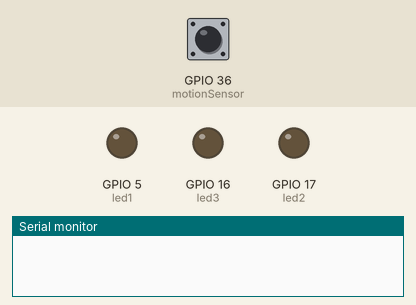
Recording of a sketch running on a simulated ESP32. Parts: output pins drawn as LEDs (lit = HIGH), the last lines printed to the serial monitor. The inputs (shaded band) are chosen by the test bench; at power-on: GPIO 36 (motionSensor) HIGH.

Above: at 1.2 s.
1.3 s: GPIO 36 (motionSensor) pulsed LOW 5 times (0.12 s each, 0.3 s apart)
At 1.57 s:
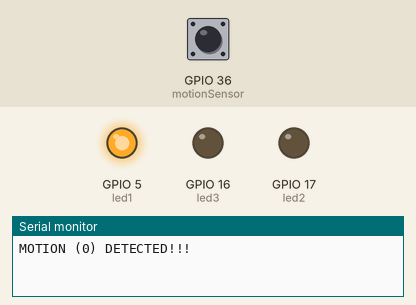
At 3.0 s:
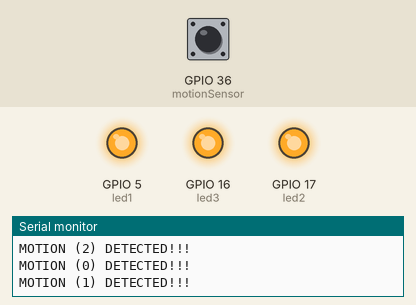
Timing chart, 0 to 23.8 s (numbered marks = the images above; inputs shaded):
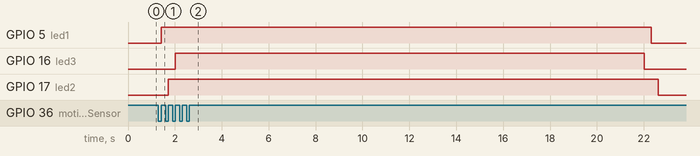

Measured:
- after the input at 1.3 s, GPIO 5 (led1): LOW → HIGH after 0.12 s, → LOW 20.9 s later; GPIO 16 (led3): LOW → HIGH after 0.72 s, → LOW 20.0 s later; GPIO 17 (led2): LOW → HIGH after 0.42 s, → LOW 20.9 s later

The sketch:

week5_C.ino
```cpp
#define timeSeconds 20

const int led1=5;
const int led2=17;
const int led3=16;
const int motionSensor=36;

unsigned long now=millis();
unsigned long lastTrigger[]={0, 0, 0};
boolean startTimer[]= {false, false, false};
boolean flag[] = {false, false, false};
int i = 0;
int a[] = {5, 17, 16};

void IRAM_ATTR detectsMovement() {
  flag[i]=true;
  digitalWrite(a[i], HIGH);
  startTimer[i]=true;
  lastTrigger[i]=millis();
}
void setup() {
  Serial.begin(115200);
  pinMode(motionSensor, INPUT_PULLUP);
  attachInterrupt(digitalPinToInterrupt(motionSensor), detectsMovement, RISING);
  pinMode(led1, OUTPUT);
  digitalWrite(led1, LOW);
  pinMode(led2, OUTPUT);
  digitalWrite(led2, LOW);
  pinMode(led3, OUTPUT);
  digitalWrite(led3, LOW);
  // put your setup code here, to run once:

}

void loop() {
  now=millis();
  if (flag[i]) {
    Serial.println("MOTION (" + String(i) + ") DETECTED!!!");
    flag[i]=false;
    i=(i+1)%3;
  }
  for (int j = 0; j < 3; j++) {
    if (startTimer[j] && (now - lastTrigger[j] > (timeSeconds * 1000))) {
      Serial.println("Motion (" + String(j) + ") stopped...");
      digitalWrite(a[j], LOW);
      startTimer[j]=false;

    }
  }
  // put your main code here, to run repeatedly:

}
```
